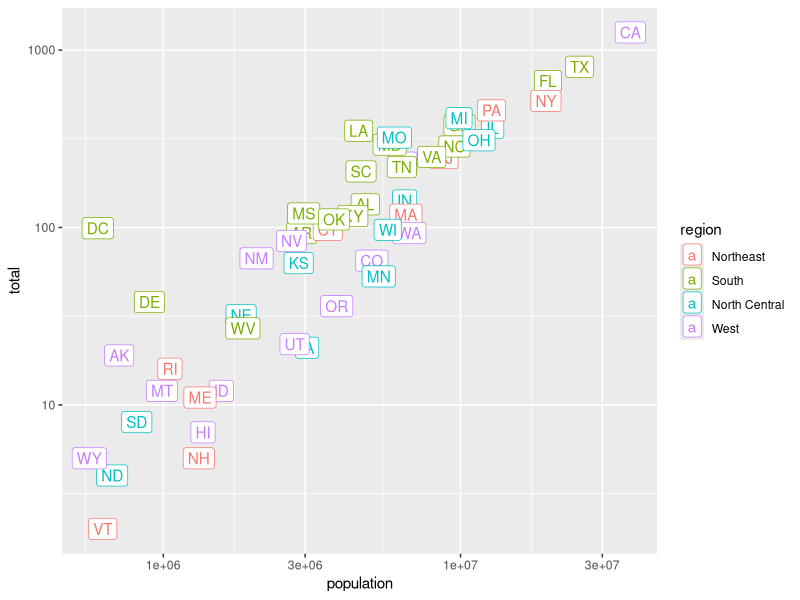

Recreate this plot in R.
# Cargamos las librerías y seleccionamos los datos
library(dplyr)
library(ggplot2)
library(dslabs)
data(murders)

## Creamos el objeto p
p <- murders %>% ggplot(aes(population, total, label = abb, color = region)) +
  geom_label()

# Agregamos las capas
p + scale_x_log10() + # cambiamos la escala de x
  scale_y_log10() # cambiamos la escala de y
